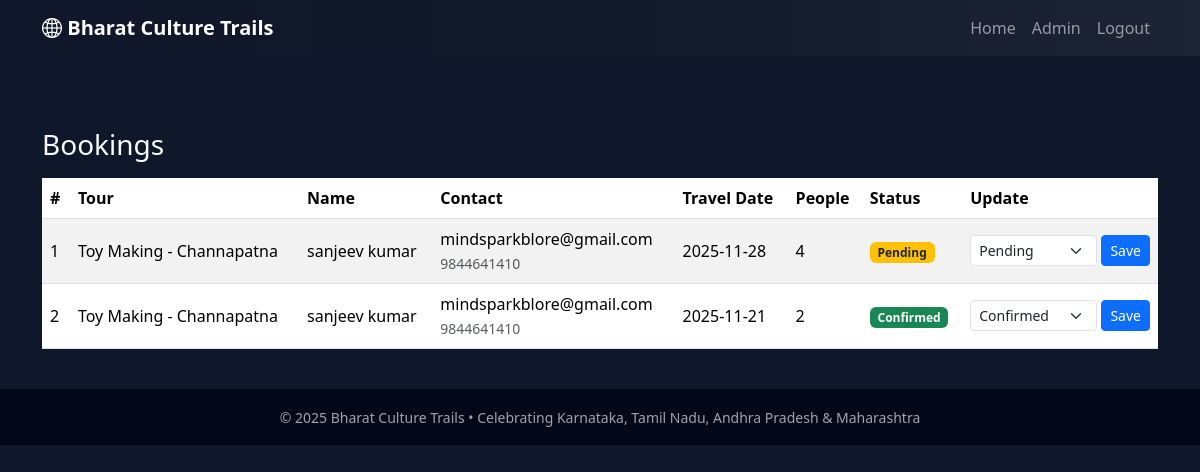
Screenshot of /admin/bookings (signed in) with the database file from the repository.
### app.py (models this page shows)
class Booking(db.Model):
    id = db.Column(db.Integer, primary_key=True)
    place_id = db.Column(db.Integer, db.ForeignKey('place.id'), nullable=False)
    place = db.relationship('Place', backref=db.backref('bookings', lazy=True))
    name = db.Column(db.String(120), nullable=False)
    email = db.Column(db.String(120), nullable=False)
    phone = db.Column(db.String(20), nullable=False)
    travel_date = db.Column(db.Date, nullable=False)
    num_people = db.Column(db.Integer, nullable=False)
    special_requests = db.Column(db.Text, nullable=True)
    status = db.Column(db.String(20), default='Pending')  # Pending / Confirmed / Rejected
    created_at = db.Column(db.DateTime, default=datetime.utcnow)

class Place(db.Model):
    id = db.Column(db.Integer, primary_key=True)
    name = db.Column(db.String(120), nullable=False)
    state = db.Column(db.String(50), nullable=False)  # Karnataka, Tamil Nadu, etc.
    city = db.Column(db.String(80), nullable=True)
    short_intro = db.Column(db.String(200), nullable=False)
    description = db.Column(db.Text, nullable=False)
    culture_description = db.Column(db.Text, nullable=False)
    image_url = db.Column(db.String(300), nullable=True)
    video_url = db.Column(db.String(300), nullable=True)
    price_per_person = db.Column(db.Float, nullable=False, default=0.0)
    duration_days = db.Column(db.Integer, nullable=False, default=2)
    created_at = db.Column(db.DateTime, default=datetime.utcnow)

### app.py (the view)
@app.route('/admin/bookings')
@login_required
def admin_bookings():
    bookings = Booking.query.order_by(Booking.created_at.desc()).all()
    return render_template('admin_bookings.html', bookings=bookings)

### app.py (called while the page is built)
def login_required(f):
    from functools import wraps
    @wraps(f)
    def wrapper(*args, **kwargs):
        if not session.get('admin_logged_in'):
            return redirect(url_for('admin_login'))
        return f(*args, **kwargs)
    return wrapper

### templates/admin_bookings.html (shortened to what this page needs)
{% extends "base.html" %}
{% block content %}
<div class="container py-4">
  <h3 class="mb-3">Bookings</h3>
  {% if bookings %}
    <div class="table-responsive">
      <table class="table table-striped align-middle">
        <thead>
          <tr>
            <th>#</th>
            <th>Tour</th>
            <th>Name</th>
            <th>Contact</th>
            <th>Travel Date</th>
            <th>People</th>
            <th>Status</th>
            <th>Update</th>
          </tr>
        </thead>
        <tbody>
          {% for b in bookings %}
            <tr>
              <td>{{ loop.index }}</td>
              <td>{{ b.place.name }}</td>
              <td>{{ b.name }}</td>
              <td>
                {{ b.email }}<br>
                <span class="text-muted small">{{ b.phone }}</span>
              </td>
              <td>{{ b.travel_date }}</td>
              <td>{{ b.num_people }}</td>
              <td>
                <span class="badge
                  {% if b.status == 'Pending' %}bg-warning text-dark
                  {% elif b.status == 'Confirmed' %}bg-success
                  {% else %}bg-danger{% endif %}">
                  {{ b.status }}
                </span>
              </td>
              <td>
                <form method="post" action="{{ url_for('admin_update_booking_status', booking_id=b.id) }}" class="d-flex gap-1">
                  <select name="status" class="form-select form-select-sm">
                    <option value="Pending" {% if b.status == 'Pending' %}selected{% endif %}>Pending</option>
                    <option value="Confirmed" {% if b.status == 'Confirmed' %}selected{% endif %}>Confirmed</option>
                  </select>
                  <button class="btn btn-sm btn-primary" type="submit">Save</button>
                </form>
              </td>
            </tr>
          {% endfor %}
        </tbody>
      </table>
    </div>
  {% else %}
    <div class="alert alert-info">No bookings yet.</div>
  {% endif %}
</div>
{% endblock %}

### static/css/style.css (style rules this page uses)
body { font-family: system-ui, -apple-system, BlinkMacSystemFont, "Segoe UI", sans-serif; background: #0f172a; color: #f8fafc; }

### rows the page displays
Booking: place.name "Toy Making - Channapatna", name "sanjeev kumar", email "mindsparkblore@gmail.com", phone "9844641410", travel_date "2025-11-28", num_people "4", status "Pending"
Booking: place.name "Toy Making - Channapatna", name "sanjeev kumar", email "mindsparkblore@gmail.com", phone "9844641410", travel_date "2025-11-21", num_people "2", status "Confirmed"
